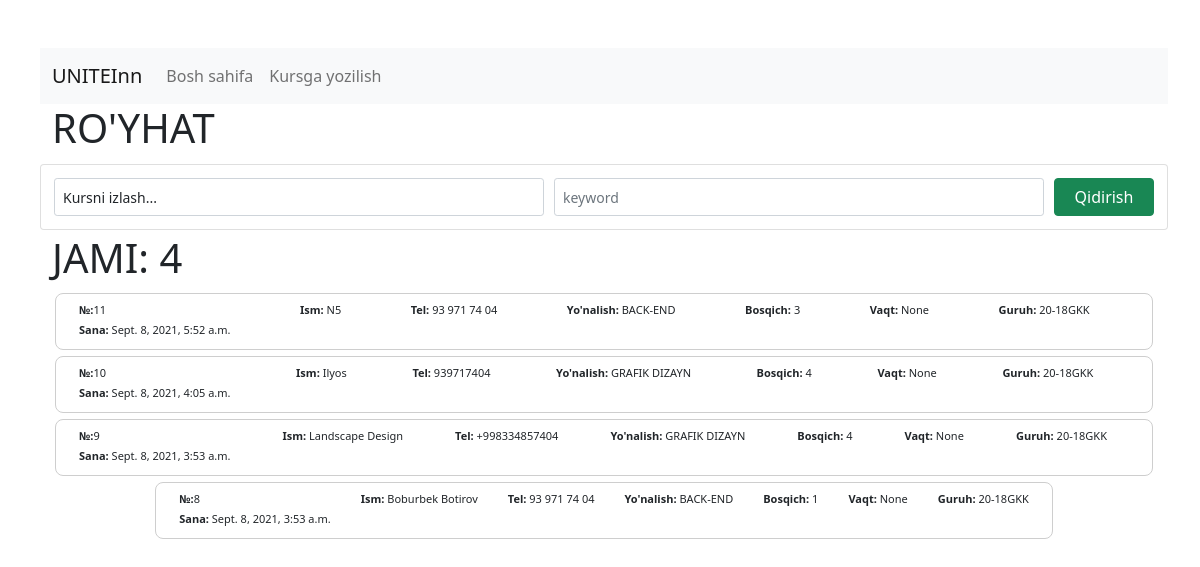
Page /table on the earlier database version.
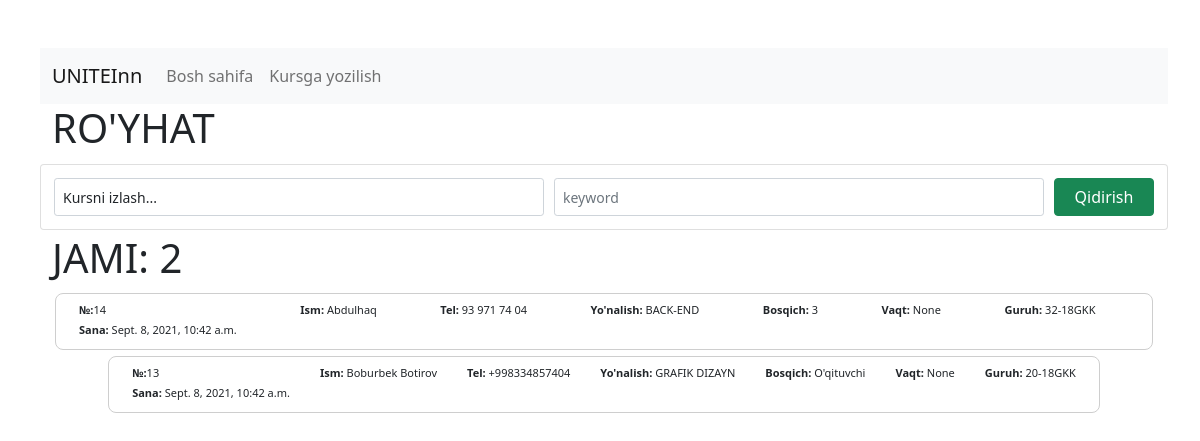
Same page on the later database version.
### main/models.py (models this page shows, shortened)
class UnitForm(models.Model):
    name=models.CharField(max_length=100)
    phone=models.CharField(max_length=13)
    SELECTED="KURSNI TANLANG"
    BACKEND="PYTHON dasturlash tili (back-end)"
    GRAFIKDIZAYN="GRAFIK DIZAYN"
    GRAFIKMODEL="GRAFIK MODELLASHTIRISH"
    FRONTEND="JAVASCRIPT dasturlash tili (front-end)"
    ROBOTOTEXNIKA="ROBOTOTEXNIKA VA MEXATRONIKA"
    SMM="SMM kursi (online marketing)"
    ANDROID="ANDROID mobil dasturlash"
    COURSES=(
        (SELECTED,SELECTED),
        (BACKEND,BACKEND),
        (GRAFIKDIZAYN,GRAFIKDIZAYN),
        (GRAFIKMODEL,GRAFIKMODEL),
        (FRONTEND,FRONTEND),
        (ROBOTOTEXNIKA,ROBOTOTEXNIKA),
        (SMM,SMM),
        (ANDROID,ANDROID)
    )
    direction=models.CharField(choices=COURSES,max_length=100)
    section=(
        ('NECHINCHI BOSQICH TALABASI','NECHINCHI BOSQICH TALABASI'),
        ("1","1"),
        ("2","2"),
        ("3","3"),
        ("4","4"),
        ("O'qituvchi","O'qituvchi")
    )
    CHOICE_TIME=(
        ('SIZGA QAYSI VAQT QULAY','SIZGA QAYSI VAQT QULAY'),
        ('ERTALAB (8-12)','ERTALAB (8-12)'),
        ('KECHKI (13-20)','KECHKI (13-20)')
    )
    time_managment=models.CharField(max_length=100,choices=CHOICE_TIME,null=True)
    group_number=models.CharField(max_length=10)
    course_number=models.CharField(choices=section,max_length=100)
    time_at=models.DateTimeField(auto_now_add=True,blank=True)

### main/views.py (the view)
# urls.py: path('table',table_view,name="table_url"),
def table_view(request):
    direction=request.GET.get('courses','')
    keyvalue=request.GET.get('keyvalue','')
    if keyvalue!='':
        print(keyvalue)
        query_list=Q(direction__icontains=keyvalue) | Q(name__icontains=keyvalue)
        user=UnitForm.objects.filter(query_list).order_by('-time_at')
    elif direction!='':
        query_list=Q(direction=direction)
        user=UnitForm.objects.filter(query_list).order_by('-time_at')
    else:
        user=UnitForm.objects.all().order_by('-time_at')
    return render(request,'table.html',context={'users':user})

### templates/table.html (shortened to what this page needs)
{% load static %}
<!doctype html>
<html lang="en">
<head>
    <link href="https://cdn.jsdelivr.net/npm/bootstrap@5.1.1/dist/css/bootstrap.min.css" rel="stylesheet"
>
    <link rel="stylesheet" href="{% static './css/table.css' %}">
</head>
<body class="row justify-content-center align-items-center p-5 flex-column">
    <nav class="navbar navbar-expand-lg navbar-light bg-light">
        <a class="navbar-brand" href="{% url 'index_url' %}">UNITEInn</a>
        <div class="collapse navbar-collapse" id="navbarNav">
            <ul class="navbar-nav">
                <li class="nav-item active">
                    <a class="nav-link" href="{% url 'index_url'  %}">Bosh sahifa </a>
                </li>
                <li class="nav-item">
                    <a class="nav-link" href="{% url 'register_url' %}">Kursga yozilish</a>
                </li>
            </ul>
        </div>
    </nav>
    <h1>RO'YHAT</h1>
    <form id="form_id" method="GET" action="{% url 'table_url' %}" id="tbb" class="header card flex-row flex-wrap p-2 m-1" style="width: 100vw;">
        <select class="col form-control form-control-sm" name="courses" required>
            <option selected disabled>Kursni izlash...</option>
        </select>
        <input name="keyvalue" type="text" class="col form-control form-control-sm" placeholder="keyword">
        <input type="submit" class="btn btn-success" value="Qidirish">
    </form>
    {% if users %}
    <h1>JAMI: {{users.count}}</h1>
    {% for user in users%}
    <div class="boxes d-flex">
        <div class="c row">
            <p> <b>№:</b>{{user.id}}</p>
            <p> <b>Ism:</b> {{user.name}}</p>
            <p> <b>Tel:</b> {{user.phone}}</p>
            <p> <b>Yo'nalish:</b> {{user.direction}}</p>
            <p> <b>Bosqich:</b> {{user.course_number}}</p>
            <p> <b>Vaqt:</b> {{user.time_managment}}</p>
            <p> <b>Guruh:</b> {{user.group_number}}GKK</p>
            <p> <b>Sana:</b> {{user.time_at}}</p>
    </div>
    {% endfor %}
    {% else %}
    <div style="display: absolute; left: 50%; top:50%; transform: translate(-50%, -50%);" >
        <h1 style="font-size: 50px;" >Ro'yhat bo'sh</h1>
    </div>
    {% endif %}
</body>
</html>

Differences in the rows shown:
removed UnitForm: id "11", name "N5", phone "93 971 74 04", direction "BACK-END", course_number "3", time_managment "None", group_number "20-18", time_at "Sept. 8, 2021, 5:52 a.m."
removed UnitForm: id "10", name "Ilyos", phone "939717404", direction "GRAFIK DIZAYN", course_number "4", time_managment "None", group_number "20-18", time_at "Sept. 8, 2021, 4:05 a.m."
removed UnitForm: id "9", name "Landscape Design", phone "+998334857404", direction "GRAFIK DIZAYN", course_number "4", time_managment "None", group_number "20-18", time_at "Sept. 8, 2021, 3:53 a.m."
removed UnitForm: id "8", name "Boburbek Botirov", phone "93 971 74 04", direction "BACK-END", course_number "1", time_managment "None", group_number "20-18", time_at "Sept. 8, 2021, 3:53 a.m."
added UnitForm: id "14", name "Abdulhaq", phone "93 971 74 04", direction "BACK-END", course_number "3", time_managment "None", group_number "32-18", time_at "Sept. 8, 2021, 10:42 a.m."
added UnitForm: id "13", name "Boburbek Botirov", phone "+998334857404", direction "GRAFIK DIZAYN", course_number "O'qituvchi", time_managment "None", group_number "20-18", time_at "Sept. 8, 2021, 10:42 a.m."
Other differences:
{{ users.count }}: "4" → "2"
